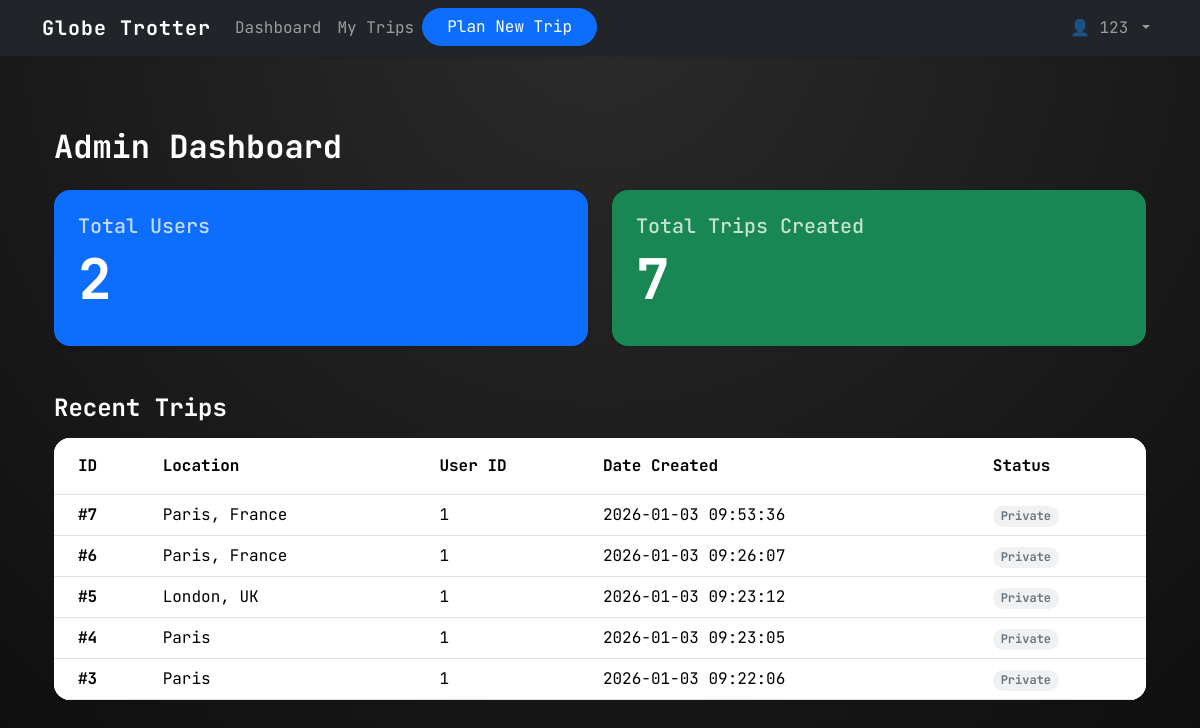
Page /admin (signed in) on the earlier database version.
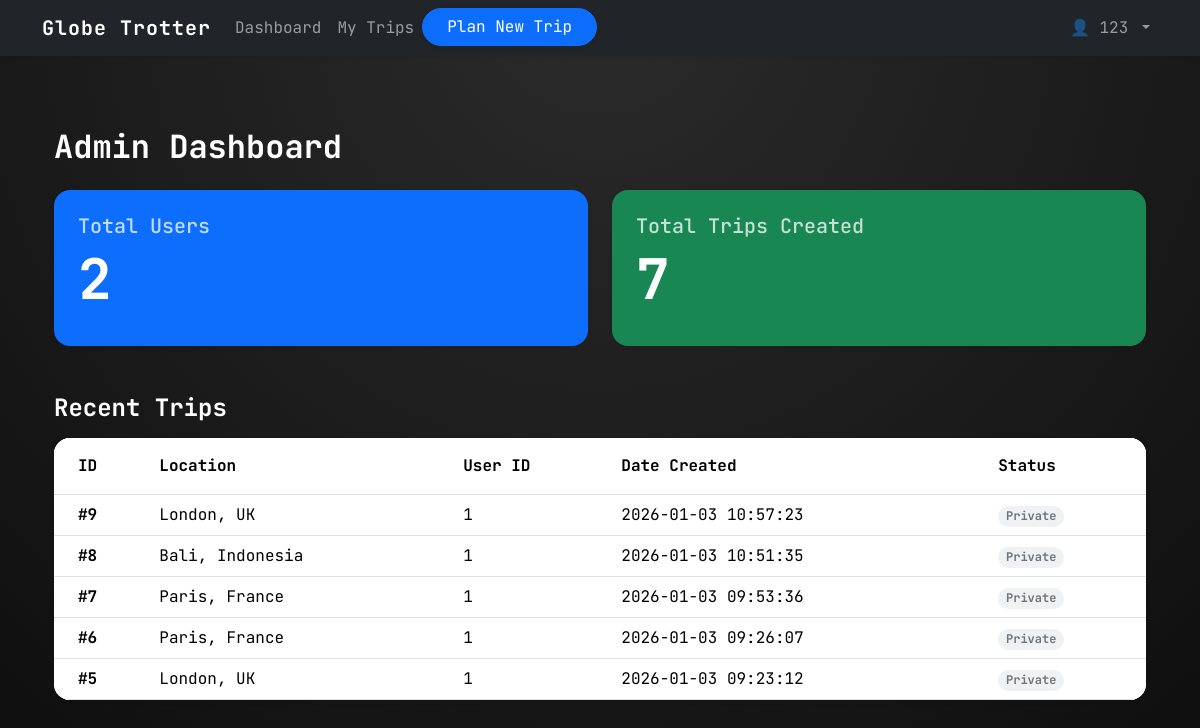
Same page on the later database version.
### tables this page shows
CREATE TABLE trips (
    id INTEGER PRIMARY KEY AUTOINCREMENT,
    user_id INTEGER NOT NULL,
    location TEXT NOT NULL,
    start_date TEXT NOT NULL,
    end_date TEXT NOT NULL,
    created_at DATETIME DEFAULT CURRENT_TIMESTAMP, description TEXT, budget_limit REAL DEFAULT 0.0, is_public BOOLEAN DEFAULT 0,
    FOREIGN KEY (user_id) REFERENCES users(id)
);

### app.py (the view)
@app.route('/admin')
def admin():
    if 'user_id' not in session: return redirect(url_for('login')) # simplistic auth
    conn = get_db()
    user_count = conn.execute("SELECT COUNT(*) FROM users").fetchone()[0]
    trip_count = conn.execute("SELECT COUNT(*) FROM trips").fetchone()[0]
    recent_trips = conn.execute("SELECT * FROM trips ORDER BY created_at DESC LIMIT 5").fetchall()
    conn.close()
    return render_template('admin.html', user_count=user_count, trip_count=trip_count, recent_trips=recent_trips)

### app.py (called while the page is built)
def get_db():
    conn = sqlite3.connect(DB_NAME)
    conn.row_factory = sqlite3.Row
    return conn

### templates/admin.html
{% extends "base.html" %}
{% block styles %}
<link rel="stylesheet" href="{{ url_for('static', filename='css/admin.css') }}">
{% endblock %}
{% block content %}
<div class="container py-5">
    <h2 class="fw-bold mb-4">Admin Dashboard</h2>
    <div class="row g-4 mb-5">
        <div class="col-md-6">
            <div class="card shadow-sm border-0 rounded-4 bg-primary text-white">
                <div class="card-body p-4">
                    <h5 class="card-title opacity-75">Total Users</h5>
                    <h2 class="display-4 fw-bold">{{ user_count }}</h2>
                </div>
            </div>
        </div>
        <div class="col-md-6">
            <div class="card shadow-sm border-0 rounded-4 bg-success text-white">
                <div class="card-body p-4">
                    <h5 class="card-title opacity-75">Total Trips Created</h5>
                    <h2 class="display-4 fw-bold">{{ trip_count }}</h2>
                </div>
            </div>
        </div>
    </div>
    <h4 class="fw-bold mb-3">Recent Trips</h4>
    <div class="card shadow-sm border-0 rounded-4 overflow-hidden">
        <div class="table-responsive">
            <table class="table table-hover mb-0">
                <thead class="bg-light">
                    <tr>
                        <th class="py-3 ps-4">ID</th>
                        <th class="py-3">Location</th>
                        <th class="py-3">User ID</th>
                        <th class="py-3">Date Created</th>
                        <th class="py-3">Status</th>
                    </tr>
                </thead>
                <tbody>
                    {% for trip in recent_trips %}
                    <tr>
                        <td class="ps-4 fw-bold">#{{ trip.id }}</td>
                        <td>{{ trip.location }}</td>
                        <td>{{ trip.user_id }}</td>
                        <td>{{ trip.created_at }}</td>
                        <td>
                            {% if trip.is_public %}
                            <span class="badge bg-success bg-opacity-10 text-success rounded-pill">Public</span>
                            {% else %}
                            <span class="badge bg-secondary bg-opacity-10 text-secondary rounded-pill">Private</span>
                            {% endif %}
                        </td>
                    </tr>
                    {% endfor %}
                </tbody>
            </table>
        </div>
    </div>
</div>
{% endblock %}

### templates/base.html (shortened to what this page needs)
<!DOCTYPE html>
<html lang="en">
<head>
    <link rel="stylesheet" href="{{ url_for('static', filename='vendor/bootstrap/css/bootstrap.min.css') }}">
    {% block styles %}{% endblock %}
</head>
<body>
    <nav class="navbar navbar-expand-lg navbar-dark bg-dark shadow-sm">
        <div class="container">
            <a class="navbar-brand" href="{{ url_for('home') }}">Globe Trotter</a>
            <div class="collapse navbar-collapse" id="navbarNav">
                <ul class="navbar-nav me-auto">
                    {% if session.get('user_id') %}
                    <li class="nav-item">
                        <a class="nav-link" href="{{ url_for('home') }}">Dashboard</a>
                    </li>
                    <li class="nav-item">
                        <a class="nav-link" href="{{ url_for('trip_listing') }}">My Trips</a>
                    </li>
                    <li class="nav-item">
                        <a href="{{ url_for('create_trip') }}" class="btn btn-primary rounded-pill px-4 shadow-sm">
                             Plan New Trip
                        </a>
                    </li>
                    {% endif %}
                </ul>
                <ul class="navbar-nav ms-auto">
                    {% if session.get('user_id') %}
                    <li class="nav-item dropdown">
                        <a class="nav-link dropdown-toggle" href="#" id="profileDropdown" role="button"
                            data-bs-toggle="dropdown">
                            👤 {{ session.get('user_name') }}
                        </a>
                    </li>
                    {% endif %}
                </ul>
            </div>
        </div>
    </nav>
    <main class="container py-4">
        {% block content %}{% endblock %}
    </main>
</body>
</html>

### static/css/admin.css (style rules this page uses)
* { box-sizing: border-box; margin: 0; padding: 0; }
body { background: radial-gradient(circle at top, #2b2b2b, #0e0e0e); color: #ffffff; }

### templates/base.html (style rules this page uses)
body { background-color: #f8f9fa; font-family: 'JetBrains Mono', monospace; }
.navbar-brand { font-weight: bold; letter-spacing: 1px; }
h1, h2, h3, h4, h5, h6, .btn, .nav-link { font-family: 'JetBrains Mono', monospace; }

Differences in the rows shown:
removed trips: id "4", location "Paris", user_id "1", created_at "2026-01-03 09:23:05", is_public "Private"
removed trips: id "3", location "Paris", user_id "1", created_at "2026-01-03 09:22:06", is_public "Private"
added trips: id "9", location "London, UK", user_id "1", created_at "2026-01-03 10:57:23", is_public "Private"
added trips: id "8", location "Bali, Indonesia", user_id "1", created_at "2026-01-03 10:51:35", is_public "Private"
